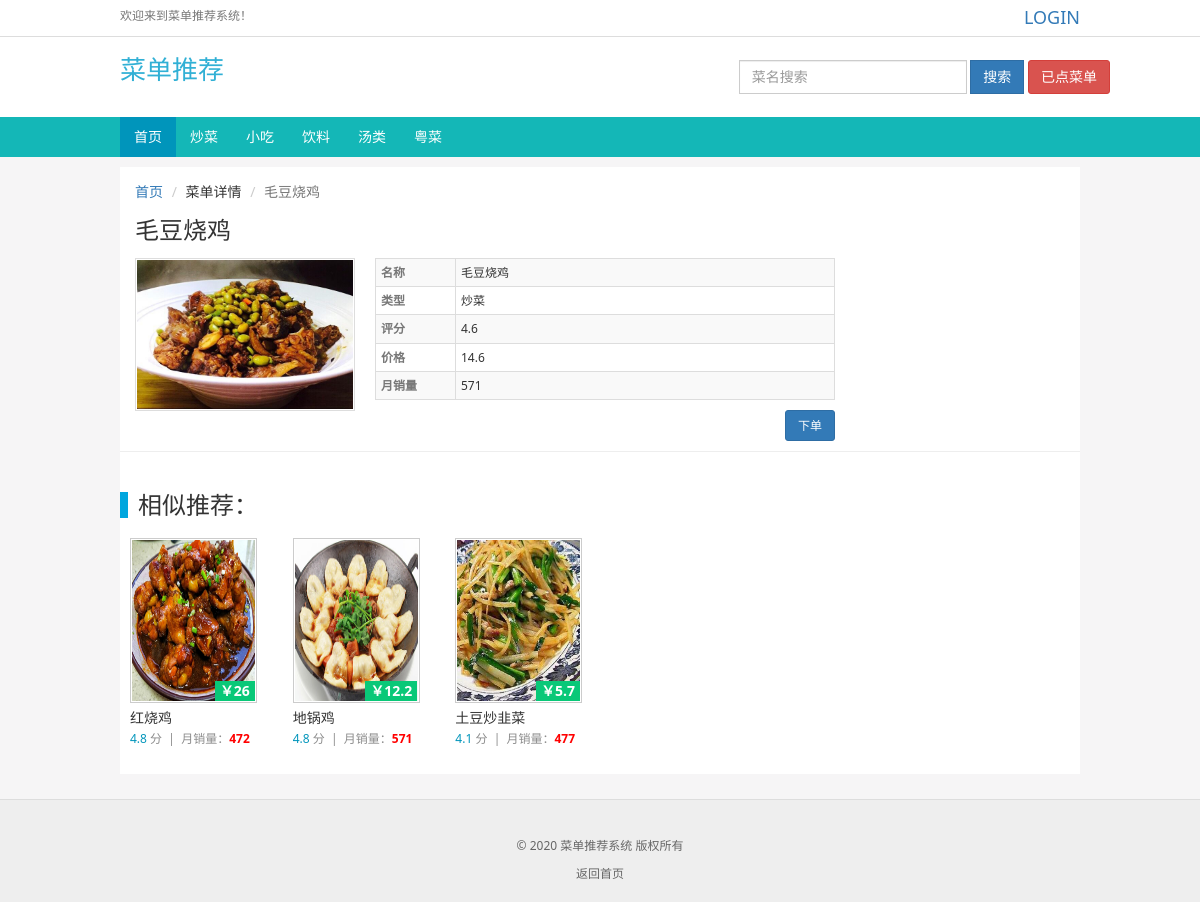
Screenshot of /detail/3/ with the database file from the repository.
### Myrestaurant/models.py (models this page shows, shortened)
class MenuType(models.Model):
    MenuType = models.CharField(max_length=10, verbose_name="分类")
    CreateType = models.DateTimeField(auto_now_add=True, verbose_name="创建时间", editable=False)
    class Meta:
        verbose_name = "类别"
        verbose_name_plural = verbose_name
        ordering = ['CreateType']

class MenuModels(models.Model):
    core = str(round(random.uniform(1, 5), 1))
    shell = str(random.randint(300, 700))
    free = str(round(random.uniform(5, 15), 1))
    MenuName = models.CharField(max_length=30, verbose_name="菜名")
    MenuType = models.ForeignKey(MenuType, related_name="Menutype", on_delete=models.CASCADE, verbose_name="类型")
    MenuImg = models.ImageField(upload_to='static/img/plants/', default='static/img/plants/default.png', max_length=200,
                                blank=True, null=True, verbose_name='图片')
    MenuCore = models.CharField(max_length=20, verbose_name="评分", blank=True, null=True, default=core)
    MenuShell = models.CharField(max_length=20, verbose_name="月销售量", blank=True, null=True, default=shell)
    MenuFree = models.CharField(max_length=20, verbose_name="价格", blank=True, null=True, default=free)
    CreateMenu = models.DateTimeField(auto_now_add=True, verbose_name="创建时间", editable=False)
    class Meta:
        verbose_name = "菜单"
        verbose_name_plural = verbose_name
        ordering = ['CreateMenu']

### Myrestaurant/views.py (the view)
# urls.py: path(r"detail/<int:id>/", detail,name= "detail"),
def detail(request, id):
    try:
        p = MenuModels.objects.get(id=id)
        pls = MenuType.objects.all()
        res = MenuModels.objects.filter(MenuType=p.MenuType.id).exclude(id=id)[:6]
        object = User.objects.get(username=request.user)
        count = LovableModels.objects.filter(LoveUser=object).count() - 1
        object_list = []
        for x in range(count*2):
            l = LovableModels.objects.filter(LoveUser=object)[random.randint(0, count)]
            if l.LoveMune not in object_list :
                object_list.append(l.LoveMune)
    except:
        pass
    return render(request, 'detail.html', locals())

### templates/detail.html (shortened to what this page needs)
{% extends 'base.html' %}
{% block content %}
    <div class="container">
        <div class="container-fluid" style="background:#FFF;padding-top:15px;">
            <ol class="breadcrumb">
                <li><a href="/">首页</a></li>
                <li>菜单详情</li>
                <li class="active">{{ p.MenuName }}</li>
            </ol>
            <div class="row">
                <div class="col-md-12">
                    <h1 class="movie-title">{{ p.MenuName }}</h1>
                </div>
                <div class="col-md-9">
                    <div class="row">
                        <div class="col-md-4" style="padding-right:5px;">
                            <a href="#" style="display:block;position:relative;">
                                <img class="img-thumbnail" width="100%" src="/{{ p.MenuImg }}">
                            </a>
                        </div>
                        <div class="col-md-8" style="padding-right:5px;">
                            <table class="table table-striped table-condensed table-bordered"
                                   style="margin-bottom:10px;font-size:12px;">
                                <tbody>
                                <tr>
                                    <td class="span2"><span class="info-label">名称</span></td>
                                    <td id="munename">{{ p.MenuName }}</td>
                                </tr>
                                <tr>
                                    <td class="span2"><span class="info-label">类型</span></td>
                                    <td id="casts" style="position:relative;">{{ p.MenuType.MenuType }}</td>
                                </tr>
                                <tr>
                                    <td class="span2"><span class="info-label">评分</span></td>
                                    <td id="casts" style="position:relative;">{{ p.MenuCore }}</td>
                                </tr>
                                <tr>
                                    <td class="span2"><span class="info-label">价格</span></td>
                                    <td id="free">  {{ p.MenuFree }}</td>
                                </tr>
                                <tr>
                                    <td class="span2"><span class="info-label">月销量</span></td>
                                    <td>  {{ p.MenuShell }} </td>
                                </tr>
                                </tbody>
                            </table>
                            <div style="text-align: right">
                                {% if user.is_authenticated %}
                                    <a style="font-size: 12px;text-decoration: none;"
                                       class="btn btn-primary" href="javascript:void (0);" onclick="shop()">下单
                                    </a>
                                {% else %}
                                    <a style="font-size: 12px;text-decoration: none;"
                                       class="btn btn-primary" href="javascript:void (0);" onclick="login()">下单
                                    </a>
                                {% endif %}
                            </div>
                        </div>
                    </div>
                </div>
                <hr>
                <div class="row" style="padding:0px 7px 0 7px;">
                    <div class="col-md-12 movie-item-out">
                        <br>
                        <h3 style="padding-left:10px;border-left:8px solid #00A6DE;">相似推荐：</h3>
                    </div>
                    {% for p in res %}
                        <div class="col-md-2 col-sm-6 col-xs-6 movie-item-out">
                            <div class="movie-item">
                                <a style="position:relative;display:block;" target="_blank" href="/detail/{{ p.id }}/">
                                    <img class="indexhot" src="/{{ p.MenuImg }}">
                                    <button class="hdtag"><b style="font-size: 14px">￥{{ p.MenuFree }}</b></button>
                                </a>
                                <div class="meta">
                                    <div style="width:100%;overflow:hidden;height:20px;">
                                        <a target="_blank" class="movie-name"
                                           href="/detail/{{ p.id }}/">{{ p.MenuName }}</a>
                                    </div>
                                    <em> <span style="color: #0095bb">{{ p.MenuCore }}</span>&nbsp;分&nbsp;&nbsp;|&nbsp;&nbsp;月销量：<strong><span
                                            style="color:#FF0000;">{{ p.MenuShell }}</span></strong></em>
                                </div>
                            </div>
                        </div>
                    {% endfor %}
                    <div class="col-md-12 movie-item-out">
                    </div>
                </div>
            </div>
        </div>
    </div>
{% endblock %}

### templates/base.html (shortened to what this page needs)
<!DOCTYPE html>
<html lang="zh-CN">
<head>
    <link rel="stylesheet" href="/static/layui/css/layui.css">
    <link rel="stylesheet" href="/static/css/bootstrap.min.css">
    <link rel="stylesheet" rev="stylesheet" type="text/css" media="all" href="/static/css/css2.css">
</head>
<body>
<div style="background:#FFF">
    <div style="padding:5px 0;border-bottom:1px solid #DDD;">
        <div class="container">
            <span class="header-help">欢迎来到菜单推荐系统！</span>
            <div class="pull-right">
                {% if user.is_authenticated %}
                    <span class="header-help">用户：<a href="javascript:;"
                                                    style="font-size: 18px;text-decoration: none">{{ user.username }}</a></span>
                    &nbsp; &nbsp; &nbsp;<span><a href="{% url 'Myrestaurant:user_logout' %}">注销</a></span>
                {% else %}
                    <span class="header-help"><a style="font-size: 18px" href="{% url 'Myrestaurant:login' %}">LOGIN</a></span>
                {% endif %}
            </div>
        </div>
    </div>
    <div class="container" style="padding-top:15px;padding-bottom:15px;padding-right:0;">
        <div class="pull-left">
            <span style="font-size: 26px;color: #31b0d5;font-family: 华文彩云;font-style: normal">菜单推荐</span>
        </div>
        <div class="pull-right ">
            <div class="row">
                <form class="navbar-form" target="_blank" accept-charset="utf-8" action="/search/" method="get"
                      role="search">
                    <div class="form-group">
                        <input type="text" class="form-control" name="wd" placeholder="菜名搜索">
                    </div>
                    <button type="submit" class="btn btn-primary">搜索</button>
                    {% if user.is_authenticated %}
                        <a href="javascript:void (0);" class="btn btn-danger" onclick="mune()">已点菜单</a>
                    {% else %}
                        <a href="javascript:void (0);" class="btn btn-danger" onclick="mune1()">已点菜单</a>
                    {% endif %}
                </form>
            </div>
        </div>
    </div>
    <nav class="navbar navbar-default" role="navigation">
        <div class="container">
            <div class="collapse  navbar-collapse" id="navbar">
                <ul class="nav navbar-nav ">
                    <li class="active"><a href="/">首页</a></li>
                    {% for c in pls %}
                        <li class=""><a href="/type/{{ c.id }}">{{ c.MenuType }}</a></li>
                    {% endfor %}
                </ul>
            </div>
        </div>
    </nav>
</div>
{% block content %} {% endblock %}
<footer class="footer">
    <p style="margin: 0 0 10px;"><br/>&copy; 2020 菜单推荐系统 版权所有</p>
    <em><a href="/">返回首页 </a></em>
</footer>
</body>
</html>

### static/css/css2.css (style rules this page uses)
body,html { font-family: "Segoe UI", "Lucida Grande", Helvetica, Arial, "Microsoft YaHei", FreeSans, Arimo, "Droid Sans","wenquanyi micro hei","Hiragino Sans GB", "Hiragino Sans GB W3", Arial, sans-serif; background: #F6F5F6; }
.hdtag { background:#09C878; padding: 0 5px; color: #FFF; font-size: 12px; right:2px;bottom:2px; position:absolute; border: none; }
.breadcrumb { background: #FFF; padding: 0; margin-bottom: 15px; border-radius: 0; }
.navbar-form input,.navbar-form button { border-radius: 0; }
.navbar { background: #14B7B7; border: none; border-radius: 0; }
.navbar-collapse { padding: 0; }
.navbar-default .navbar-nav li a { color: #FFF; }
.navbar-default .navbar-nav .active a { background: #0095bb; color: #FFF; }
.img-thumbnail { padding: 1px; border-radius: 0; }
.btn,.input { border-radius: 3px; }
.header-help { font-size: 12px; color: #777; }
.movie-title { word-wrap:break-word; margin: 0 0 15px; font-size: 24px; }
.info-label { color: #777; font-weight: bold; }
.movie-item { border-radius: 3px; background: #FFF; padding: 10px 10px; margin-bottom: 15px; }
.movie-item-out { padding: 0 8px; }
.indexhot { border: 1px solid #ccc; padding: 1px; width:127px; height: 200px; }
@media (min-width: 768px) { .container { width: 100% !important; } }
@media (min-width: 992px) { .container { width: 990px !important; } }
@media (min-width: 992px) { .indexhot { height: 165px; } }
@media (min-width: 1200px) { .container { width: 990px !important; } }
.span2 { vertical-align: middle !important; width: 80px; }
em { font-size:12px; font-style:normal; color:#8c8c8c; }
.meta { margin-top:5px; }
.movie-name { font-size: 14px; color: #333; text-overflow: ellipsis; white-space: nowrap; width: 170px; overflow: hidden; display: inline; float: left; }
footer { font-size: 12px; border-top: 1px solid #DDD; text-align: center; margin-top: 25px; padding: 20px 10px; color: #666; background-color: #EEE; }
footer a { color: #666; }
.navbar { margin-bottom: 10px; min-height: 40px; }
.movie-item-out h3 { margin-top: 0px; }
.navbar-form { padding: 0px 0px; }
.nav>li>a { position: relative; display: block; padding: 10px 14px; }

### rows the page displays
MenuType: MenuType "炒菜"
MenuType: MenuType "小吃"
MenuType: MenuType "饮料"
MenuType: MenuType "汤类"
MenuType: MenuType "粤菜"
MenuModels: MenuName "毛豆烧鸡", MenuImg (picture), MenuType.MenuType "炒菜", MenuCore "4.6", MenuFree "14.6", MenuShell "571"
MenuModels: MenuImg (picture), MenuFree "26", MenuName "红烧鸡", MenuCore "4.8", MenuShell "472"
MenuModels: MenuImg (picture), MenuFree "12.2", MenuName "地锅鸡", MenuCore "4.8", MenuShell "571"
MenuModels: MenuImg (picture), MenuFree "5.7", MenuName "土豆炒韭菜", MenuCore "4.1", MenuShell "477"
